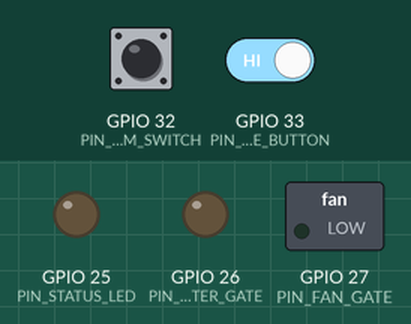
Recording of a sketch running on a simulated ESP32. Parts: switched loads named in the sketch (green lamp = pin HIGH), output pins drawn as LEDs (lit = HIGH). Dashed ring = blinking. The test bench sets the inputs (shaded band); at power-on: GPIO 32 (PIN_ARM_SWITCH) HIGH, GPIO 33 (PIN_FIRE_BUTTON) HIGH. WiFi joins after 1.5 s; servers stay silent unless stated; pins used as bus, display or sensor lines are not drawn.

Above: at 1.2 s.
1.3 s: GPIO 32 (PIN_ARM_SWITCH) pulled LOW for 0.15 s
At 1.37 s:
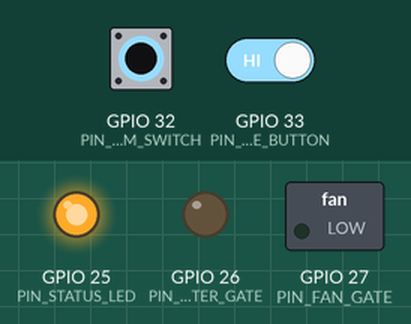
2.9 s: GPIO 32 (PIN_ARM_SWITCH) pulled LOW for 3.2 s
At 7.3 s:
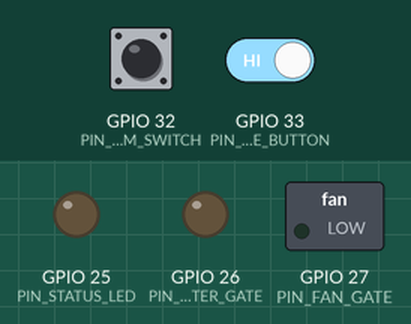
7.6 s: GPIO 32 (PIN_ARM_SWITCH) driven LOW and GPIO 33 (PIN_FIRE_BUTTON) driven LOW
At 7.7 s:
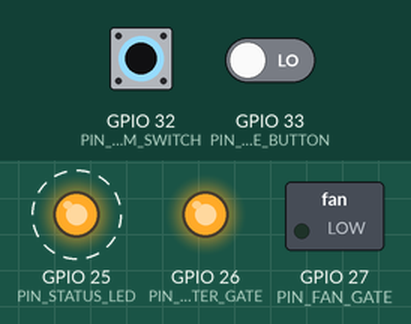
10.6 s: GPIO 32 (PIN_ARM_SWITCH) driven HIGH
At 10.9 s:
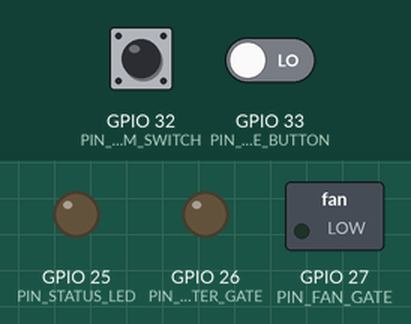
Timing chart, 0 to 13.1 s (numbered marks = the images above; inputs shaded):
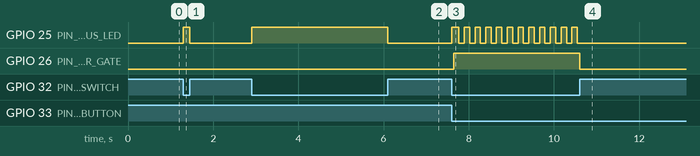

The sketch:

musicman_fog.ino
```cpp
/*
 * MusicMan Fog Unit — ESP32, single unit at the EZ-Up
 *
 * DIY low-lying fog control: mister + fan + a real fog machine, feeding one
 * accumulation tote behind the stage curtain, out through a tee into two
 * slitted tubes spanning the EZ-Up's width. WiFi/HTTP, not DMX -- DMX only
 * matters for the commercial fixtures (Pinspot/Wash/PAR) that have no other
 * interface. This is a from-scratch build, so it gets the same control path
 * as every other custom device in the system (pole nodes, WLED, the M5
 * remote): joins the MusicMan AP, runs a tiny HTTP server, musicman.py calls
 * it directly. No MAX485, no DMX chain dependency, no channel bookkeeping --
 * see WIRING_GUIDE.md's "Fog unit" section for the full design writeup this
 * implements.
 *
 * Three outputs, two different kinds of switching:
 *   - Mister + fan: logic-level N-MOSFETs. Both are 12V DC loads (the mister
 *     driver board's power line, the fan's power line) -- MOSFETs switch
 *     them silently with no mechanical wear across a season of burst-fire
 *     cycles, unlike a relay module. The fan gets a flyback diode across its
 *     terminals since a motor is an inductive load and switching it off
 *     without one will eventually kill the MOSFET on the voltage spike.
 *   - Fog machine trigger: a plain relay module, NOT a MOSFET. Consumer fog
 *     machines fire off a simple dry-contact short across their wired-remote
 *     jack -- a relay's contacts mimic that momentary pushbutton closure
 *     directly, polarity-agnostic to whatever's on the other side. The fog
 *     machine's own 110V AC power is NOT switched by this unit at all -- it
 *     just plugs into its own outlet at the EZ-Up and stays on; its internal
 *     thermostat handles warm-up and keeping itself ready, exactly like
 *     plugging in any consumer fog machine at a party. Only the trigger is
 *     ours to control.
 *
 * ARM/DISARM is a real safety gate, not a UI nicety: checked before *any*
 * fire attempt, local button or network call alike, and re-checked every
 * loop while a sequence is mid-run -- flipping to DISARM mid-burst kills
 * every output immediately rather than waiting for the sequence to finish.
 * This matters because the whole point is nobody can fire it into someone's
 * hands while the tote's open for a water refill, regardless of whether
 * that "someone" is standing at the EZ-Up or driving it from Console across
 * the field.
 *
 * The fire sequence runs as a non-blocking millis()-based state machine
 * (see loop() / serviceFogSequence()) specifically so the web server keeps
 * answering /status and rejecting overlapping /fire calls during the ~9-10
 * seconds a burst takes, instead of blocking on delay() and going
 * unresponsive right when a status check matters most.
 *
 * Libraries required (Arduino Library Manager):
 *   - ArduinoJson   (Benoit Blanchon) -- same one the M5 remote uses
 *   (WiFi.h and WebServer.h ship with the ESP32 board package, nothing extra)
 *
 * Board: any plain ESP32 dev board (no M5Stack/WLED needed -- this is a
 * 3-relay + 2-input device, WLED's addressable-LED engine would be dead
 * weight here). Powered off a small 110V-to-12V wall adapter at the EZ-Up
 * (same outlet the fog machine itself uses) -- no Solix/battery involved
 * now that this lives at the stage, not a pole.
 */

#include <WiFi.h>
#include <WebServer.h>
#include <ArduinoJson.h>

// ── CONFIG ───────────────────────────────────────────────────────────────
const char* WIFI_SSID  = "MusicMan";
const char* WIFI_PASS  = "BrokenArrow";
const char* DEVICE_HOSTNAME = "musicman-fog";  // one unit now, no pole A/B split

const unsigned long WIFI_RETRY_MS = 4000;

// Fire sequence timing -- see WIRING_GUIDE.md's Fog unit section for the
// "charge then release" reasoning (a denser cloud dump than a continuous
// stream). Tune these once the real tote size/fan CFM is known; these are
// the spec's starting numbers.
const unsigned long CHARGE_MS       = 7000;  // mister (+ fog machine pulse) build the cloud
const unsigned long RELEASE_MS      = 2500;  // fan runs alone, dumps it out
const unsigned long FOG_TRIGGER_MS  = 1500;  // fog machine remote is momentary -- a brief pulse
                                              // fires one burst, same as pressing its own button

// ── PINS ─────────────────────────────────────────────────────────────────
// Avoids strapping pins (0/2/12/15) and flash pins (6-11) -- safe general-
// purpose GPIOs on any standard ESP32 devkit.
const int PIN_MISTER_GATE  = 26;  // -> logic-level N-MOSFET gate -> mister driver board's power line
const int PIN_FAN_GATE     = 27;  // -> logic-level N-MOSFET gate -> fan power line (+ flyback diode across the fan)
const int PIN_FOG_TRIGGER  = 14;  // -> relay module (dry contact) -> fog machine's wired-remote jack
const int PIN_ARM_SWITCH   = 32;  // SPDT toggle, other leg to GND -- INPUT_PULLUP, so closed-to-GND = armed
const int PIN_FIRE_BUTTON  = 33;  // momentary pushbutton, other leg to GND -- INPUT_PULLUP, pressed = LOW
const int PIN_STATUS_LED   = 25;  // single LED + resistor to GND. Solid = armed, off = disarmed, blink = mid-sequence.

// ── STATE ────────────────────────────────────────────────────────────────
enum FogStage { STAGE_IDLE, STAGE_CHARGING, STAGE_RELEASING };
FogStage fogStage = STAGE_IDLE;
unsigned long stageStartedAt = 0;

bool fogTriggerActive = false;      // true while the momentary pulse relay is closed
unsigned long fogTriggerStartedAt = 0;

bool armed = false;              // live-read from PIN_ARM_SWITCH every loop
bool lastFireBtnState = HIGH;    // for edge detection (debounced)
unsigned long lastFireBtnChangeMs = 0;
const unsigned long DEBOUNCE_MS = 40;

unsigned long lastWifiRetryMs = 0;
unsigned long lastLedBlinkMs = 0;
bool ledBlinkState = false;

WebServer server(80);

// ── FOG SEQUENCE ─────────────────────────────────────────────────────────
// Non-blocking: called every loop(), advances the state machine off
// elapsed millis() rather than delay()-ing through it. Safe to call even
// when idle -- it's a no-op unless fogStage != STAGE_IDLE.
void serviceFogSequence() {
  // The trigger pulse is tracked independently of fogStage's charge/release
  // split -- it only needs to stay closed for FOG_TRIGGER_MS at the start of
  // the charge, then release, regardless of what the rest of the sequence
  // is doing.
  if (fogTriggerActive && millis() - fogTriggerStartedAt >= FOG_TRIGGER_MS) {
    digitalWrite(PIN_FOG_TRIGGER, LOW);
    fogTriggerActive = false;
  }

  if (fogStage == STAGE_IDLE) return;

  // DISARM wins immediately, even mid-sequence -- see header comment.
  if (!armed) {
    stopFogHard();
    return;
  }

  unsigned long elapsed = millis() - stageStartedAt;

  if (fogStage == STAGE_CHARGING && elapsed >= CHARGE_MS) {
    digitalWrite(PIN_MISTER_GATE, LOW);
    digitalWrite(PIN_FAN_GATE, HIGH);
    fogStage = STAGE_RELEASING;
    stageStartedAt = millis();
  } else if (fogStage == STAGE_RELEASING && elapsed >= RELEASE_MS) {
    digitalWrite(PIN_FAN_GATE, LOW);
    fogStage = STAGE_IDLE;
  }
}

// Starts a fresh charge->release->off cycle. Caller (handleFire() or the
// local button handler) is responsible for the armed check -- this function
// doesn't re-check, so it's never called from anywhere that hasn't already.
void startFogSequence() {
  digitalWrite(PIN_MISTER_GATE, HIGH);
  digitalWrite(PIN_FAN_GATE, LOW);
  digitalWrite(PIN_FOG_TRIGGER, HIGH);
  fogTriggerActive = true;
  fogTriggerStartedAt = millis();
  fogStage = STAGE_CHARGING;
  stageStartedAt = millis();
}

// Immediate abort -- every output off, no matter what stage we were in.
// Used by DISARM-mid-sequence and the /stop endpoint.
void stopFogHard() {
  digitalWrite(PIN_MISTER_GATE, LOW);
  digitalWrite(PIN_FAN_GATE, LOW);
  digitalWrite(PIN_FOG_TRIGGER, LOW);
  fogTriggerActive = false;
  fogStage = STAGE_IDLE;
}

const char* stageName() {
  switch (fogStage) {
    case STAGE_CHARGING:  return "charging";
    case STAGE_RELEASING: return "releasing";
    default:               return "idle";
  }
}

// ── HTTP HANDLERS ────────────────────────────────────────────────────────
void handleStatus() {
  JsonDocument doc;
  doc["armed"]     = armed;
  doc["stage"]     = stageName();
  doc["firing"]    = (fogStage != STAGE_IDLE);
  doc["uptime_s"]  = millis() / 1000;
  String out;
  serializeJson(doc, out);
  server.send(200, "application/json", out);
}

void handleFire() {
  if (!armed) {
    server.send(409, "application/json", "{\"ok\":false,\"error\":\"disarmed\"}");
    return;
  }
  if (fogStage != STAGE_IDLE) {
    server.send(409, "application/json", "{\"ok\":false,\"error\":\"already firing\"}");
    return;
  }
  startFogSequence();
  server.send(200, "application/json", "{\"ok\":true}");
}

void handleStop() {
  // Always allowed, armed or not -- this is the "get it back to a known-
  // good state" escape hatch, same spirit as every other recovery path in
  // this project (REFRESH DISPLAY, the title-video recover() timeout, etc).
  stopFogHard();
  server.send(200, "application/json", "{\"ok\":true}");
}

void handleNotFound() {
  server.send(404, "application/json", "{\"ok\":false,\"error\":\"not found\"}");
}

// ── LOCAL PHYSICAL CONTROLS ──────────────────────────────────────────────
void serviceLocalControls() {
  // ARM switch: level-based, no debounce needed beyond the natural mechanical
  // settle time of a toggle switch (unlike a momentary button, it isn't
  // being rapidly pressed/released).
  armed = (digitalRead(PIN_ARM_SWITCH) == LOW);

  // FIRE button: debounced edge detection. Only acts on the press edge
  // (HIGH->LOW), not the release, so holding it down doesn't refire.
  static bool debouncedState = HIGH;
  bool raw = digitalRead(PIN_FIRE_BUTTON);
  if (raw != lastFireBtnState) {
    lastFireBtnChangeMs = millis();
    lastFireBtnState = raw;
  }
  if ((millis() - lastFireBtnChangeMs) > DEBOUNCE_MS && raw != debouncedState) {
    if (debouncedState == HIGH && raw == LOW && armed && fogStage == STAGE_IDLE) {
      startFogSequence();
    }
    debouncedState = raw;
  }
}

void serviceStatusLed() {
  if (fogStage != STAGE_IDLE) {
    // Blink while mid-sequence, ~4Hz, regardless of armed state (armed is
    // implied -- can't be mid-sequence while disarmed, serviceFogSequence()
    // guarantees that).
    if (millis() - lastLedBlinkMs > 125) {
      ledBlinkState = !ledBlinkState;
      digitalWrite(PIN_STATUS_LED, ledBlinkState ? HIGH : LOW);
      lastLedBlinkMs = millis();
    }
  } else {
    digitalWrite(PIN_STATUS_LED, armed ? HIGH : LOW);
  }
}

// ── WIFI ─────────────────────────────────────────────────────────────────
void ensureWifi() {
  if (WiFi.status() == WL_CONNECTED) return;
  if (millis() - lastWifiRetryMs < WIFI_RETRY_MS) return;
  lastWifiRetryMs = millis();
  WiFi.disconnect();
  WiFi.begin(WIFI_SSID, WIFI_PASS);
}

// ── SETUP / LOOP ─────────────────────────────────────────────────────────
void setup() {
  pinMode(PIN_MISTER_GATE, OUTPUT);
  pinMode(PIN_FAN_GATE, OUTPUT);
  pinMode(PIN_FOG_TRIGGER, OUTPUT);
  pinMode(PIN_STATUS_LED, OUTPUT);
  digitalWrite(PIN_MISTER_GATE, LOW);
  digitalWrite(PIN_FAN_GATE, LOW);
  digitalWrite(PIN_FOG_TRIGGER, LOW);
  digitalWrite(PIN_STATUS_LED, LOW);

  pinMode(PIN_ARM_SWITCH, INPUT_PULLUP);
  pinMode(PIN_FIRE_BUTTON, INPUT_PULLUP);

  WiFi.setHostname(DEVICE_HOSTNAME);
  WiFi.begin(WIFI_SSID, WIFI_PASS);

  server.on("/status", HTTP_GET, handleStatus);
  server.on("/fire", HTTP_POST, handleFire);
  server.on("/fire", HTTP_GET, handleFire);   // GET too -- lets you test from a browser/curl with no body
  server.on("/stop", HTTP_POST, handleStop);
  server.onNotFound(handleNotFound);
  server.begin();
}

void loop() {
  ensureWifi();
  server.handleClient();
  serviceLocalControls();
  serviceFogSequence();
  serviceStatusLed();
}
```

Measured:
- after the input at 1.3 s, GPIO 25 (PIN_STATUS_LED): LOW → HIGH at once, → LOW 0.15 s later
- after the input at 2.9 s, GPIO 25 (PIN_STATUS_LED): LOW → HIGH at once, → LOW 3.2 s later
- after the input at 7.6 s, GPIO 25 (PIN_STATUS_LED): alternates HIGH for 0.13 s and LOW for 0.13 s, starting at once; GPIO 26 (PIN_MISTER_GATE): LOW → HIGH at once
- after the input at 10.6 s, GPIO 25 (PIN_STATUS_LED): stops changing and stays LOW; GPIO 26 (PIN_MISTER_GATE): HIGH → LOW at once
